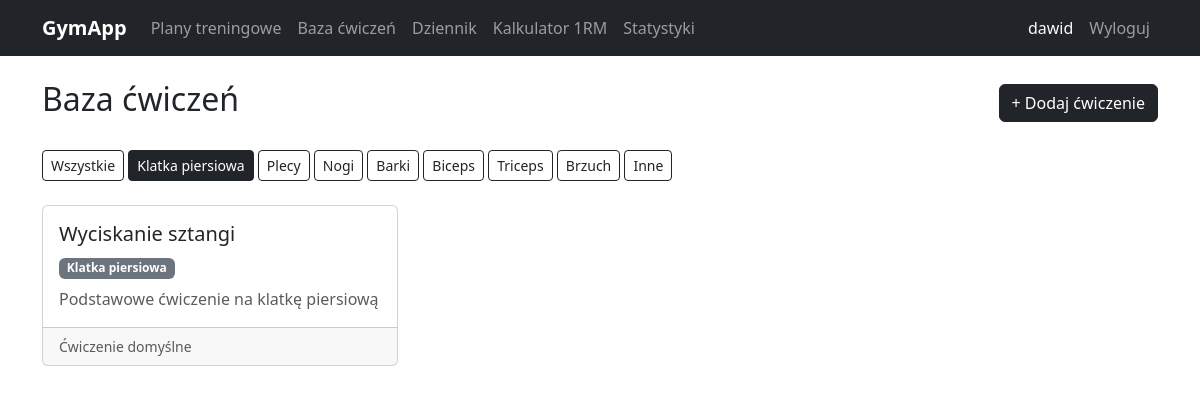
Page /cwiczenia/?kategoria=klatka (signed in) on the earlier database version.
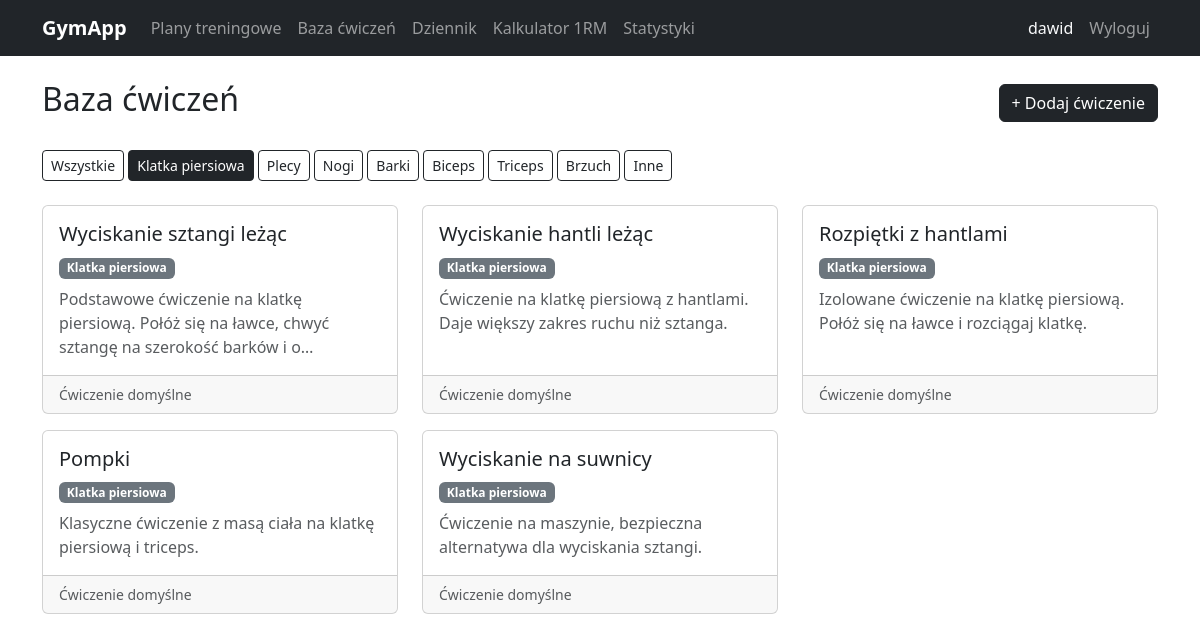
Same page on the later database version.
### tracker/models.py (models this page shows, shortened)
class Cwiczenie(models.Model):
    KATEGORIE = [
        ('klatka', 'Klatka piersiowa'),
        ('plecy', 'Plecy'),
        ('nogi', 'Nogi'),
        ('barki', 'Barki'),
        ('biceps', 'Biceps'),
        ('triceps', 'Triceps'),
        ('brzuch', 'Brzuch'),
        ('inne', 'Inne'),
    ]
    nazwa = models.CharField(max_length=100)
    kategoria = models.CharField(max_length=20, choices=KATEGORIE)
    opis = models.TextField(blank=True)
    dodane_przez = models.ForeignKey(User, on_delete=models.SET_NULL, null=True, blank=True)
    czy_publiczne = models.BooleanField(default=True)
    class Meta:
        verbose_name = 'Ćwiczenie'
        verbose_name_plural = 'Ćwiczenia'

### tracker/views.py (the view)
# urls.py: path('cwiczenia/', views.lista_cwiczen, name='lista_cwiczen'),
@login_required
def lista_cwiczen(request):
    kategoria = request.GET.get('kategoria', '')
    if kategoria:
        cwiczenia = Cwiczenie.objects.filter(czy_publiczne=True, kategoria=kategoria)
    else:
        cwiczenia = Cwiczenie.objects.filter(czy_publiczne=True)
    return render(request, 'tracker/lista_cwiczen.html', {
        'cwiczenia': cwiczenia,
        'kategoria': kategoria,
        'kategorie': Cwiczenie.KATEGORIE,
    })

### tracker/templates/tracker/lista_cwiczen.html (shortened to what this page needs)
{% extends 'base.html' %}
{% block zawartosc %}
<div class="d-flex justify-content-between align-items-center mb-4">
    <h2>Baza ćwiczeń</h2>
    <a href="{% url 'dodaj_cwiczenie' %}" class="btn btn-dark">+ Dodaj ćwiczenie</a>
</div>
<div class="mb-4">
    <a href="{% url 'lista_cwiczen' %}"
        class="btn btn-sm {% if not kategoria %}btn-dark{% else %}btn-outline-dark{% endif %}">
        Wszystkie
    </a>
    {% for klucz, nazwa in kategorie %}
    <a href="{% url 'lista_cwiczen' %}?kategoria={{ klucz }}"
        class="btn btn-sm {% if kategoria == klucz %}btn-dark{% else %}btn-outline-dark{% endif %}">
        {{ nazwa }}
    </a>
    {% endfor %}
</div>
{% if cwiczenia %}
<div class="row">
    {% for cwiczenie in cwiczenia %}
    <div class="col-md-4 mb-3">
        <div class="card h-100">
            <div class="card-body">
                <h5 class="card-title">{{ cwiczenie.nazwa }}</h5>
                <span class="badge bg-secondary mb-2">{{ cwiczenie.get_kategoria_display }}</span>
                {% if cwiczenie.opis %}
                <p class="card-text text-muted">{{ cwiczenie.opis|truncatechars:100 }}</p>
                {% endif %}
            </div>
            <div class="card-footer text-muted small">
                {% if cwiczenie.dodane_przez %}
                Dodane przez: {{ cwiczenie.dodane_przez.username }}
                {% else %}
                Ćwiczenie domyślne
                {% endif %}
            </div>
        </div>
    </div>
    {% endfor %}
</div>
{% else %}
<div class="alert alert-info">
    Brak ćwiczeń w tej kategorii. <a href="{% url 'dodaj_cwiczenie' %}">Dodaj pierwsze!</a>
</div>
{% endif %}
{% endblock %}

### templates/base.html (shortened to what this page needs)
<!DOCTYPE html>
<html lang="pl">
<head>
    <link href="https://cdn.jsdelivr.net/npm/bootstrap@5.3.0/dist/css/bootstrap.min.css" rel="stylesheet">
</head>
<body>
    <nav class="navbar navbar-expand-lg navbar-dark bg-dark">
        <div class="container">
            <a class="navbar-brand fw-bold" href="{% url 'dashboard' %}">GymApp</a>
            <div class="collapse navbar-collapse" id="navbarMenu">
                {% if request.user.is_authenticated %}
                <ul class="navbar-nav me-auto">
                    <li class="nav-item">
                        <a class="nav-link" href="{% url 'lista_planow' %}">Plany treningowe</a>
                    </li>
                    <li class="nav-item">
                        <a class="nav-link" href="{% url 'lista_cwiczen' %}">Baza ćwiczeń</a>
                    </li>
                    <li class="nav-item">
                        <a class="nav-link" href="{% url 'dziennik' %}">Dziennik</a>
                    </li>
                    <li class="nav-item">
                        <a class="nav-link" href="{% url 'kalkulator_1rm' %}">Kalkulator 1RM</a>
                    </li>
                    <li class="nav-item">
                        <a class="nav-link" href="{% url 'statystyki' %}">Statystyki</a>
                    </li>
                </ul>
                <ul class="navbar-nav ms-auto">
                    <li class="nav-item">
                        <span class="nav-link text-light">{{ request.user.username }}</span>
                    </li>
                    <li class="nav-item">
                        <a class="nav-link" href="{% url 'wylogowanie' %}">Wyloguj</a>
                    </li>
                </ul>
                {% endif %}
            </div>
        </div>
    </nav>
    <div class="container mt-4">
        {% block zawartosc %}{% endblock %}
    </div>
</body>
</html>

Differences in the rows shown:
removed Cwiczenie: nazwa "Wyciskanie sztangi", kategoria "Klatka piersiowa", opis "Podstawowe ćwiczenie na klatkę piersiową", shows "Ćwiczenie domyślne"
added Cwiczenie: nazwa "Wyciskanie sztangi leżąc", kategoria "Klatka piersiowa", opis "Podstawowe ćwiczenie na klatkę piersiową. Połóż się na ławce, chwyć sztangę na szerokość barków i o…", shows "Ćwiczenie domyślne"
added Cwiczenie: nazwa "Wyciskanie hantli leżąc", kategoria "Klatka piersiowa", opis "Ćwiczenie na klatkę piersiową z hantlami. Daje większy zakres ruchu niż sztanga.", shows "Ćwiczenie domyślne"
added Cwiczenie: nazwa "Rozpiętki z hantlami", kategoria "Klatka piersiowa", opis "Izolowane ćwiczenie na klatkę piersiową. Połóż się na ławce i rozciągaj klatkę.", shows "Ćwiczenie domyślne"
added Cwiczenie: nazwa "Pompki", kategoria "Klatka piersiowa", opis "Klasyczne ćwiczenie z masą ciała na klatkę piersiową i triceps.", shows "Ćwiczenie domyślne"
added Cwiczenie: nazwa "Wyciskanie na suwnicy", kategoria "Klatka piersiowa", opis "Ćwiczenie na maszynie, bezpieczna alternatywa dla wyciskania sztangi.", shows "Ćwiczenie domyślne"
